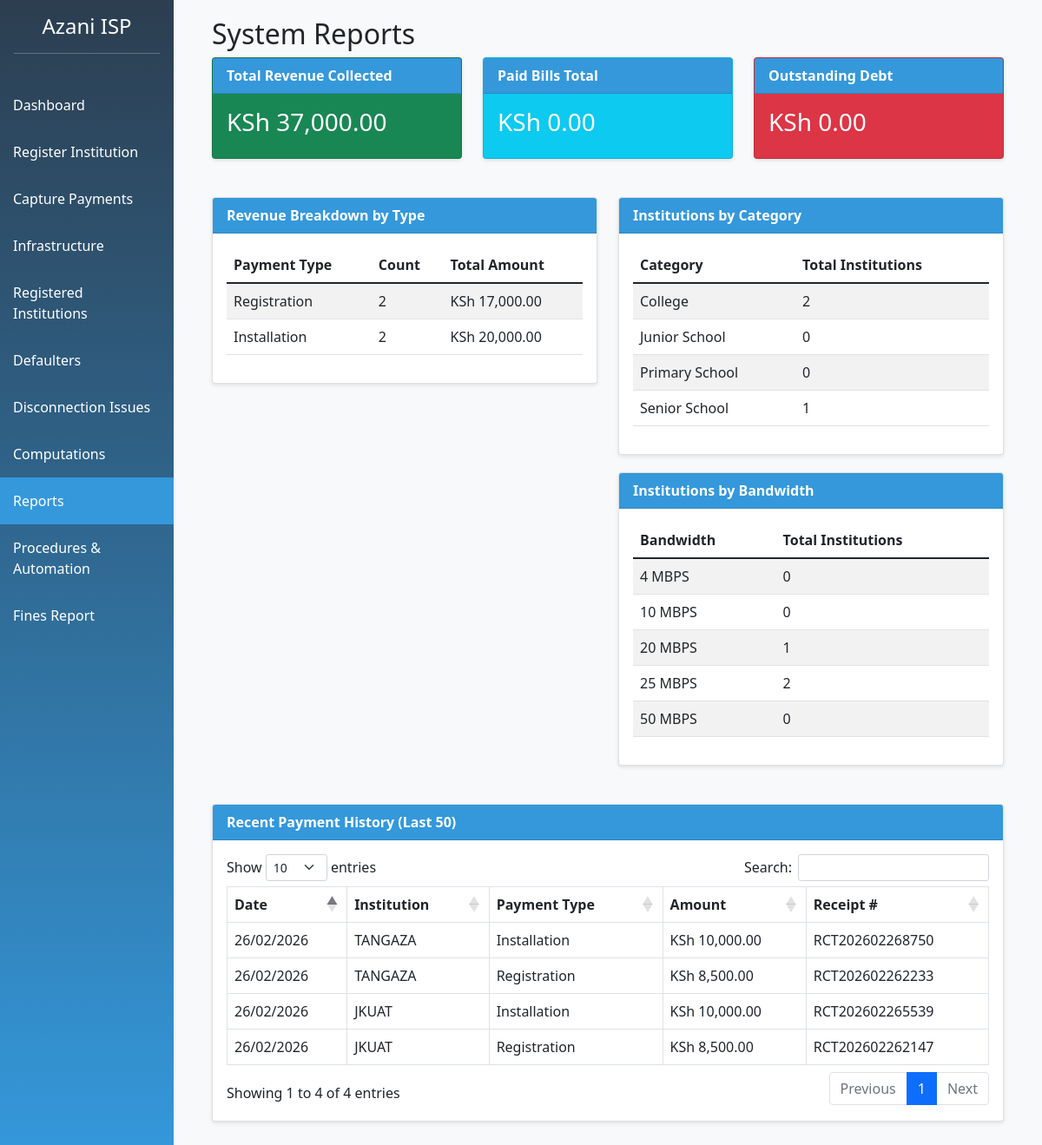
The app's page /reports.php with its own data.
### tables this page shows
CREATE TABLE `payments` (
  `payment_id` int(11) NOT NULL,
  `institution_id` int(11) DEFAULT NULL,
  `payment_type` enum('Registration','Installation','Monthly','Computer','LAN','Reconnection') NOT NULL,
  `amount` decimal(10,2) NOT NULL,
  `payment_date` datetime DEFAULT current_timestamp(),
  `payment_month` date DEFAULT NULL,
  `receipt_number` varchar(50) DEFAULT NULL,
  `notes` text DEFAULT NULL
);

CREATE TABLE `institutions` (
  `institution_id` int(11) NOT NULL,
  `registration_number` varchar(20) NOT NULL,
  `institution_name` varchar(100) NOT NULL,
  `category_id` int(11) DEFAULT NULL,
  `physical_address` text DEFAULT NULL,
  `postal_address` varchar(100) DEFAULT NULL,
  `email` varchar(100) DEFAULT NULL,
  `phone` varchar(20) DEFAULT NULL,
  `registration_date` date,
  `registration_fee_paid` tinyint(1) DEFAULT 0,
  `registration_fee_amount` decimal(10,2) DEFAULT 8500.00,
  `installation_fee_paid` tinyint(1) DEFAULT 0,
  `installation_fee_amount` decimal(10,2) DEFAULT 10000.00,
  `bandwidth_id` int(11) DEFAULT NULL,
  `connection_status` enum('Active','Suspended','Disconnected') DEFAULT 'Active'
);

### reports.php (the view)
<?php
include 'config.php';
include 'header.php';
 $revenue_sql = "SELECT payment_type, SUM(amount) as total_amount, COUNT(*) as count
                FROM payments
                GROUP BY payment_type";
 $revenue_result = $conn->query($revenue_sql);
 $total_revenue_sql = "SELECT SUM(amount) as total FROM payments";
 $total_revenue = $conn->query($total_revenue_sql)->fetch_assoc()['total'] ?? 0;
 $cat_sql = "SELECT ic.category_name, COUNT(i.institution_id) as total
            FROM institutions i
            RIGHT JOIN institution_categories ic ON i.category_id = ic.category_id
            GROUP BY ic.category_name";
 $cat_result = $conn->query($cat_sql);
 $bw_sql = "SELECT bp.bandwidth_mbps, COUNT(i.institution_id) as total
           FROM institutions i
           RIGHT JOIN bandwidth_packages bp ON i.bandwidth_id = bp.bandwidth_id
           GROUP BY bp.bandwidth_mbps";
 $bw_result = $conn->query($bw_sql);
 $paid_sql = "SELECT SUM(total_amount) as paid FROM monthly_bills WHERE payment_status = 'Paid'";
 $paid_amount = $conn->query($paid_sql)->fetch_assoc()['paid'] ?? 0;
 $unpaid_sql = "SELECT SUM(total_amount) as unpaid FROM monthly_bills WHERE payment_status = 'Unpaid'";
 $unpaid_amount = $conn->query($unpaid_sql)->fetch_assoc()['unpaid'] ?? 0;
?>
<div class="container-fluid">
    <h2>System Reports</h2>
    <div class="row mb-4">
        <div class="col-md-4">
            <div class="card text-white bg-success">
                <div class="card-header">Total Revenue Collected</div>
                <div class="card-body">
                    <h3>KSh <?php echo number_format($total_revenue, 2); ?></h3>
                </div>
            </div>
        </div>
        <div class="col-md-4">
            <div class="card text-white bg-info">
                <div class="card-header">Paid Bills Total</div>
                <div class="card-body">
                    <h3>KSh <?php echo number_format($paid_amount, 2); ?></h3>
                </div>
            </div>
        </div>
        <div class="col-md-4">
            <div class="card text-white bg-danger">
                <div class="card-header">Outstanding Debt</div>
                <div class="card-body">
                    <h3>KSh <?php echo number_format($unpaid_amount, 2); ?></h3>
                </div>
            </div>
        </div>
    </div>
    <div class="row">
        <div class="col-md-6">
            <div class="card">
                <div class="card-header">Revenue Breakdown by Type</div>
                <div class="card-body">
                    <table class="table table-striped">
                        <thead>
                            <tr>
                                <th>Payment Type</th>
                                <th>Count</th>
                                <th>Total Amount</th>
                            </tr>
                        </thead>
                        <tbody>
                            <?php while($row = $revenue_result->fetch_assoc()): ?>
                            <tr>
                                <td><?php echo $row['payment_type']; ?></td>
                                <td><?php echo $row['count']; ?></td>
                                <td>KSh <?php echo number_format($row['total_amount'], 2); ?></td>
                            </tr>
                            <?php endwhile; ?>
                        </tbody>
                    </table>
                </div>
            </div>
        </div>
        <div class="col-md-6">
            <div class="card">
                <div class="card-header">Institutions by Category</div>
                <div class="card-body">
                    <table class="table table-striped">
                        <thead>
                            <tr>
                                <th>Category</th>
                                <th>Total Institutions</th>
                            </tr>
                        </thead>
                        <tbody>
                            <?php while($row = $cat_result->fetch_assoc()): ?>
                            <tr>
                                <td><?php echo $row['category_name']; ?></td>
                                <td><?php echo $row['total']; ?></td>
                            </tr>
                            <?php endwhile; ?>
                        </tbody>
                    </table>
                </div>
            </div>
            <div class="card mt-3">
                <div class="card-header">Institutions by Bandwidth</div>
                <div class="card-body">
                    <table class="table table-striped">
                        <thead>
                            <tr>
                                <th>Bandwidth</th>
                                <th>Total Institutions</th>
                            </tr>
                        </thead>
                        <tbody>
                            <?php while($row = $bw_result->fetch_assoc()): ?>
                            <tr>
                                <td><?php echo $row['bandwidth_mbps']; ?> MBPS</td>
                                <td><?php echo $row['total']; ?></td>
                            </tr>
                            <?php endwhile; ?>
                        </tbody>
                    </table>
                </div>
            </div>
        </div>
    </div>
    <div class="row mt-4">
        <div class="col-12">
            <div class="card">
                <div class="card-header">Recent Payment History (Last 50)</div>
                <div class="card-body">
                    <table class="table table-bordered datatable">
                        <thead>
                            <tr>
                                <th>Date</th>
                                <th>Institution</th>
                                <th>Payment Type</th>
                                <th>Amount</th>
                                <th>Receipt #</th>
                            </tr>
                        </thead>
                        <tbody>
                            <?php
                            $payments_list = $conn->query("
                                SELECT p.payment_date, i.institution_name, p.payment_type, p.amount, p.receipt_number
                                FROM payments p
                                JOIN institutions i ON p.institution_id = i.institution_id
                                ORDER BY p.payment_date DESC
                                LIMIT 50
                            ");
                            while($row = $payments_list->fetch_assoc()):
                            ?>
                            <tr>
                                <td><?php echo date('d/m/Y', strtotime($row['payment_date'])); ?></td>
                                <td><?php echo $row['institution_name']; ?></td>
                                <td><?php echo $row['payment_type']; ?></td>
                                <td>KSh <?php echo number_format($row['amount'], 2); ?></td>
                                <td><?php echo $row['receipt_number']; ?></td>
                            </tr>
                            <?php endwhile; ?>
                        </tbody>
                    </table>
                </div>
            </div>
        </div>
    </div>
</div>
<?php include 'footer.php'; ?>

### header.php (style rules this page uses)
.card { margin-bottom: 20px; box-shadow: 0 2px 4px rgba(0,0,0,0.1); }
.card-header { background-color: #3498db; color: white; font-weight: bold; }

### records on screen
payments: payment_date "26/02/2026", institution.institution_name "TANGAZA", payment_type "Installation", amount "10,000.00", receipt_number "RCT202602268750"
payments: payment_date "26/02/2026", institution.institution_name "TANGAZA", payment_type "Registration", amount "8,500.00", receipt_number "RCT202602262233"
payments: payment_date "26/02/2026", institution.institution_name "JKUAT", payment_type "Installation", amount "10,000.00", receipt_number "RCT202602265539"
payments: payment_date "26/02/2026", institution.institution_name "JKUAT", payment_type "Registration", amount "8,500.00", receipt_number "RCT202602262147"

### other values on screen
$total_revenue "37,000.00"
$paid_amount "0.00"
$unpaid_amount "0.00"
$row['payment_type'] "Registration"
$row['count'] "2"
$row['total_amount'] "17,000.00"
$row['payment_type'] "Installation"
$row['total_amount'] "20,000.00"
$row['category_name'] "College"
$row['total'] "2"
$row['category_name'] "Junior School"
$row['total'] "0"
$row['category_name'] "Primary School"
$row['category_name'] "Senior School"
$row['total'] "1"
